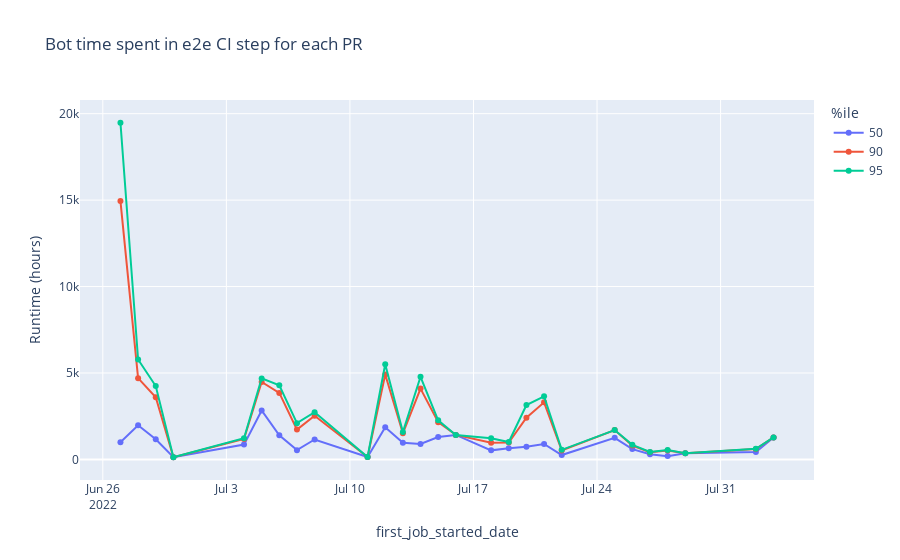

Notebook source saved alongside this figure:
### Code cell
df = e2e_jobs_runtimes    
df = df.groupby(['first_job_started_date']).apply(lambda s: pd.Series({
    '50': s['job_duration_hours'].quantile(0.5),
    '90': s['job_duration_hours'].quantile(0.9),
    '95': s['job_duration_hours'].quantile(0.95),
}))
fig = df.plot(title='Bot time spent in e2e CI step for each PR', labels=dict(index='PR creation date', value='Runtime (hours)', variable='%ile'))
fig.update_traces(mode='markers+lines')
fig.show()
